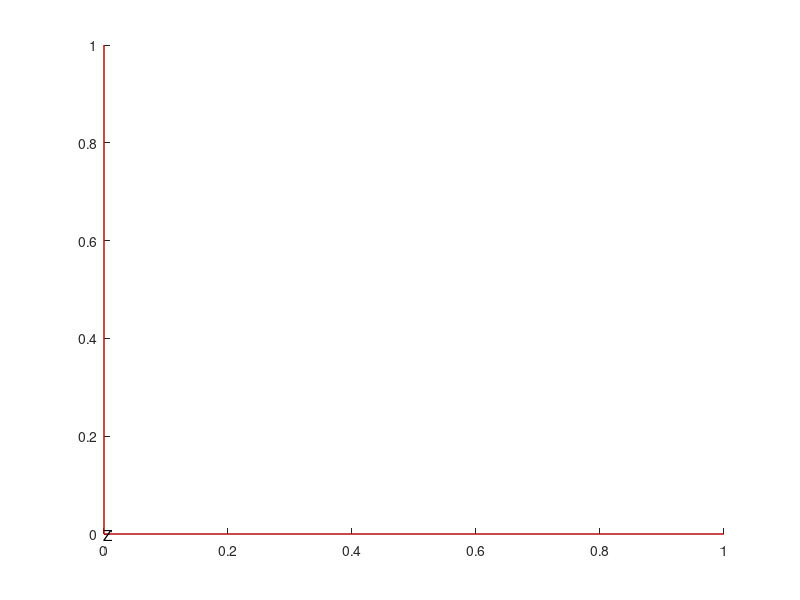

This figure's MATLAB source:
function AxesCart( xMin, yMin, zMin )

%--------------------------------------------------------------------------
%   Draw axes on the current plot with X, Y, Z, text labels.
%
%   The axes are all red.
%
%   Since version 1.
%--------------------------------------------------------------------------
%   Form:
%   AxesCart( xMin, yMin, zMin )
%--------------------------------------------------------------------------
%
%   ------
%   Inputs
%   ------
%   xMin    (1,1)     Where you want the x-axis to start
%   yMin    (1,1)     Where you want the y-axis to start
%   zMin    (1,1)     Where you want the z-axis to start
%
%   -------
%   Outputs
%   -------
%   None
%
%--------------------------------------------------------------------------

%--------------------------------------------------------------------------
%	Copyright (c) 1995 Princeton Satellite Systems, Inc.
%   All rights reserved.
%--------------------------------------------------------------------------

x = get(gca,'XLim');
y = get(gca,'YLim');
z = get(gca,'ZLim');

x = max(x);
y = max(y);
z = max(z);

if( nargin == 0 )
  xMin = 0;
  yMin = 0;
  zMin = 0;
end

hold on;
plot3([xMin x],[0 0],[0 0],'r');
hold on;
plot3([0 0],[yMin y],[0 0],'r');
hold on;
plot3([0 0],[0 0],[zMin z],'r');
text(1.2*x,0,0,'X');
text(0,1.2*y,0,'Y');
text(0,0,1.2*z,'Z');

%--------------------------------------
% PSS internal file version information
%--------------------------------------
% $Date: 2014-07-03 15:24:25 -0400 (Thu, 03 Jul 2014) $
% $Revision: 38060 $
